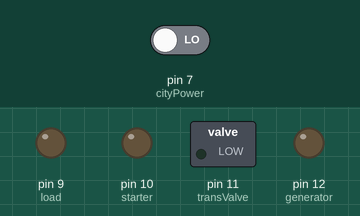
Simulated run of this sketch. Board: Arduino Uno, built with avr-gcc and run on an emulated ATmega328P. Parts: switched loads named in the sketch (green lamp = pin HIGH), output pins drawn as LEDs (lit = HIGH). The inputs (shaded band) are chosen by the test bench; at power-on: pin 7 (cityPower) LOW.

Above: at 1.2 s.
1.3 s: pin 7 (cityPower) driven HIGH
At 7.4 s:
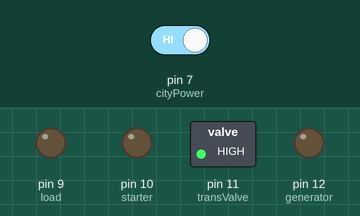
17.5 s: pin 7 (cityPower) driven LOW
At 21.6 s:
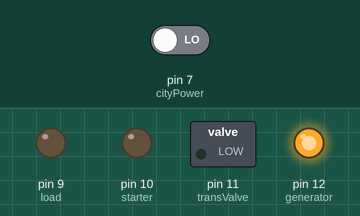
At 27.4 s:
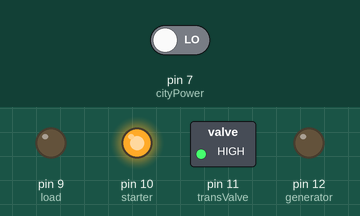
Timing chart, 0 to 36.5 s (numbered marks = the images above; inputs shaded):
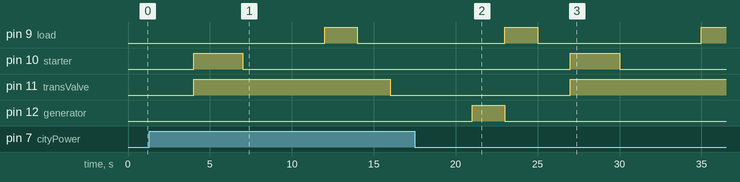

Measured:
- after the input at 17.5 s, pin 10 (starter): LOW → HIGH after 9.5 s, → LOW 3.0 s later; pin 11 (transValve): LOW → HIGH after 9.5 s

The sketch:

generator_starter.ino
```cpp
int load = 9; // choose the pin for load coil
int generator = 12; // choose the pin for generator coil
int transValve = 11; // choose the pin for transfer valve
int starter = 10; // choose the pin for starter coil

int cityPower = 7;   // choose the input pin (for a pushbutton)
int val = 0;     // variable for reading the pin status

void setup() {
  pinMode(load, OUTPUT);
  pinMode(generator, OUTPUT);
  pinMode(transValve, OUTPUT);
  pinMode(starter, OUTPUT);
  pinMode(cityPower, INPUT);

   val = digitalRead(cityPower);
  if (val == HIGH) {         //If the city power is there
    delay(2000);
    digitalWrite(generator,HIGH);
    delay(2000);
    digitalWrite(load,HIGH);
  }
  while (digitalRead(cityPower) == HIGH) {
  }

}

void loop(){
  val = digitalRead(cityPower);  // read input value
  if (val == LOW) {         //If the city power is not there
    digitalWrite(generator,LOW);
    delay(2000);
    digitalWrite(load,LOW);
    delay(2000);            //wait 2 seconds
    digitalWrite(starter,HIGH);
    digitalWrite(transValve,HIGH);
    delay(3000);
    digitalWrite(starter,LOW);
    delay(5000);
    digitalWrite(load,HIGH);
  }
  while (digitalRead(cityPower) == LOW) {
  }

  val = digitalRead(cityPower);
  if (val == HIGH) {         //If the city power is not there
    delay(2000);            //wait 2 seconds
    digitalWrite(load,LOW);
    delay(2000);
    digitalWrite(transValve,LOW);
    delay(5000);
    digitalWrite(generator,HIGH);
    delay(2000);
    digitalWrite(load,HIGH);
  }
  while (digitalRead(cityPower) == HIGH) {
  }
}
```
